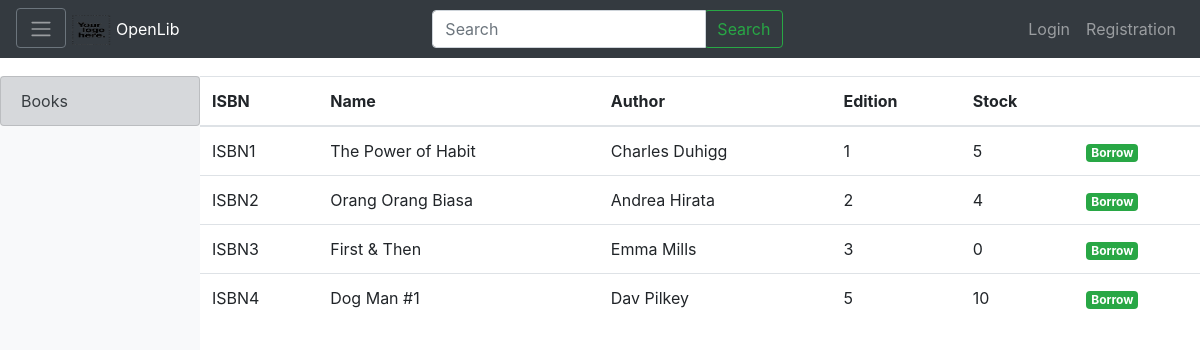
/library_is/index.php/member, run on the app's committed database.
### tables this page shows
CREATE TABLE `book` (
  `id` int(11) NOT NULL,
  `ISBN` varchar(17) NOT NULL,
  `name` varchar(100) NOT NULL,
  `author` varchar(100) NOT NULL,
  `edition` int(11) NOT NULL,
  `stock` int(11) NOT NULL
);

### library_is/application/controllers/Member.php (called while the page is built, shortened)
<?php
class Member extends CI_Controller{
	public function __construct(){
		$this->load->model('Member_model');
		$this->load->model('Book_model');
		$this->load->model('Borrow_model');
	}
	public function index(){
		$data['title'] = 'Home';
		if($this->input->post('search')){
			$data['book'] = $this->Book_model->search($this->input->post('search'));
		}else{
			$data['book'] = $this->Book_model->getAll();
		}
		$this->load->view('templates/header', $data);
		if($this->session->userdata('username') == NULL){
			$this->load->view('templates/before_login_navbar');
		}else{
			$this->load->view('templates/after_login_navbar');
		}
		$this->load->view('member/index', $data);
		$this->load->view('templates/footer');
	}
}
?>

### library_is/index.php (called while the page is built, shortened)
<?php
require_once BASEPATH.'core/CodeIgniter.php';

### library_is/application/models/Book_model.php (called while the page is built, shortened)
<?php
class Book_model extends CI_model{
	public function getAll(){
		return $this->db->get('book')->result_array();
	}
}
?>

### library_is/application/views/member/index.php (the view, shortened to what this page needs)
<div class="container-fluid" style="padding-top: 9.5vh;">
  <div class="row">
    <div id="sidebar" class="col-md-2 px-0 bg-light" style="height: 90.5vh;">
      <div class="list-group">
        <a href="<?= base_url(); ?>Member" class="list-group-item list-group-item-secondary">Books</a>
      </div>
    </div>
    <div class="col-md" style="padding: 0">
      <div class="table-responsive" style="height: 90.5vh;">
        <table class="table">
          <thead>
            <th>ISBN</th>
            <th>Name</th>
            <th>Author</th>
            <th>Edition</th>
            <th>Stock</th>
            <th></th>
          </thead>
          <tbody>
            <?php foreach($book as $bk){ ?><tr>
              <td><?php echo $bk['ISBN']; ?></td>
              <td><?php echo $bk['name']; ?></td>
              <td><?php echo $bk['author']; ?></td>
              <td><?php echo $bk['edition']; ?></td>
              <td><?php echo $bk['stock']; ?></td>
              <td><a href="<?= base_url(); ?>Member/borrow/<?= $bk['id'] ?>" class="badge badge-success float-center" id='button_borrow' name="button_borrow">Borrow</a></td>
            </tr><?php } ?>
            </tbody>
          </table>
        </div>
      </div>
    </div>
  </div>

### library_is/assets/css/style.css (style rules this page uses)
#sidebar { height: 90.5vh; }
.col-md { padding: 0; }
.table-responsive { height: 90.5vh; }

### data on the page
book: ISBN "ISBN1", name "The Power of Habit", author "Charles Duhigg", edition "1", stock "5"
book: ISBN "ISBN2", name "Orang Orang Biasa", author "Andrea Hirata", edition "2", stock "4"
book: ISBN "ISBN3", name "First & Then", author "Emma Mills", edition "3", stock "0"
book: ISBN "ISBN4", name "Dog Man #1", author "Dav Pilkey", edition "5", stock "10"
